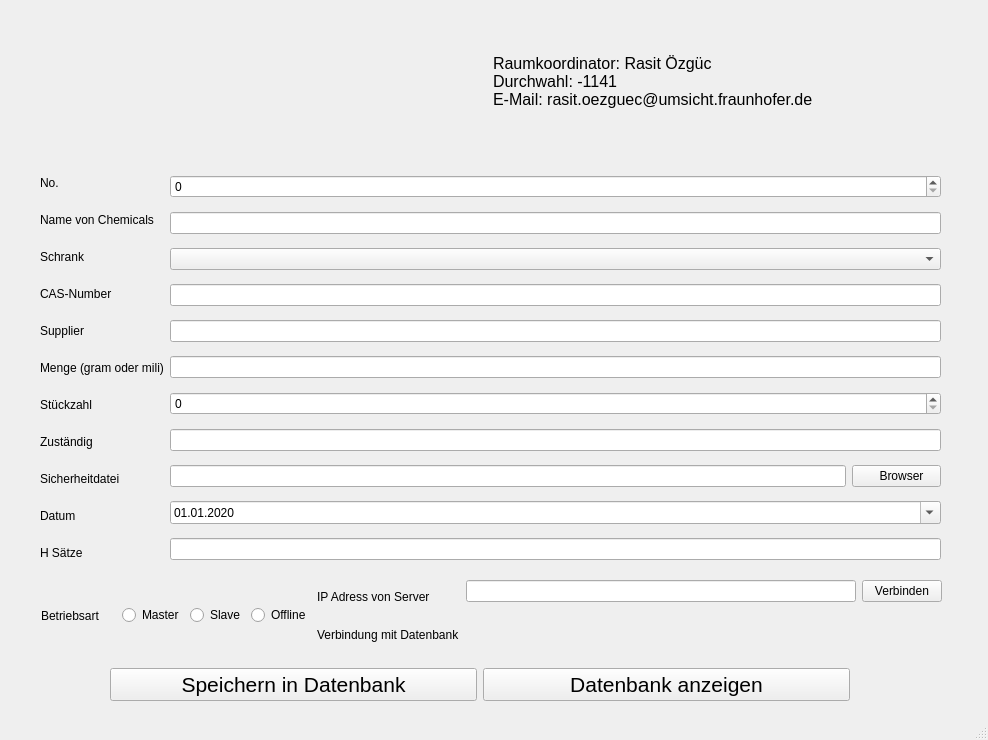
<?xml version="1.0" encoding="UTF-8"?>
<ui version="4.0">
 <class>MainWindow</class>
 <widget class="QMainWindow" name="MainWindow">
  <property name="geometry">
   <rect>
    <x>0</x>
    <y>0</y>
    <width>988</width>
    <height>740</height>
   </rect>
  </property>
  <property name="windowTitle">
   <string>Safe List of Chemicals Batterielabor CL25</string>
  </property>
  <widget class="QWidget" name="centralwidget">
   <widget class="QWidget" name="layoutWidget">
    <property name="geometry">
     <rect>
      <x>40</x>
      <y>167</y>
      <width>901</width>
      <height>401</height>
     </rect>
    </property>
    <layout class="QHBoxLayout" name="DataLayout">
     <item>
      <layout class="QVBoxLayout" name="verticalLayout_2">
       <item>
        <widget class="QLabel" name="lbNo">
         <property name="text">
          <string>No.</string>
         </property>
        </widget>
       </item>
       <item>
        <widget class="QLabel" name="lbNameOfChemicals">
         <property name="text">
          <string>Name von Chemicals</string>
         </property>
        </widget>
       </item>
       <item>
        <widget class="QLabel" name="lbCabinets">
         <property name="text">
          <string>Schrank</string>
         </property>
        </widget>
       </item>
       <item>
        <widget class="QLabel" name="lbCASNumber">
         <property name="text">
          <string>CAS-Number</string>
         </property>
        </widget>
       </item>
       <item>
        <widget class="QLabel" name="lbSupplier">
         <property name="text">
          <string>Supplier</string>
         </property>
        </widget>
       </item>
       <item>
        <widget class="QLabel" name="lbQuantity">
         <property name="text">
          <string>Menge (gram oder mili)</string>
         </property>
        </widget>
       </item>
       <item>
        <widget class="QLabel" name="lbQuantityNumber">
         <property name="text">
          <string>Stückzahl</string>
         </property>
        </widget>
       </item>
       <item>
        <widget class="QLabel" name="lbPerson">
         <property name="text">
          <string>Zuständig</string>
         </property>
        </widget>
       </item>
       <item>
        <widget class="QLabel" name="lbDatasheet">
         <property name="text">
          <string>Sicherheitdatei</string>
         </property>
        </widget>
       </item>
       <item>
        <widget class="QLabel" name="lbDate">
         <property name="text">
          <string>Datum</string>
         </property>
        </widget>
       </item>
       <item>
        <widget class="QLabel" name="lbComment">
         <property name="text">
          <string>H Sätze</string>
         </property>
        </widget>
       </item>
      </layout>
     </item>
     <item>
      <layout class="QVBoxLayout" name="verticalLayout">
       <item>
        <widget class="QSpinBox" name="sbNo">
         <property name="maximum">
          <number>9999</number>
         </property>
        </widget>
       </item>
       <item>
        <widget class="QLineEdit" name="leNameOfChemicals"/>
       </item>
       <item>
        <widget class="QComboBox" name="cbCabinets"/>
       </item>
       <item>
        <widget class="QLineEdit" name="leCASNumber"/>
       </item>
       <item>
        <widget class="QLineEdit" name="leSupplier"/>
       </item>
       <item>
        <widget class="QLineEdit" name="leQuantity"/>
       </item>
       <item>
        <widget class="QSpinBox" name="sbQuantityNumber">
         <property name="maximum">
          <number>99999</number>
         </property>
        </widget>
       </item>
       <item>
        <widget class="QLineEdit" name="lePerson"/>
       </item>
       <item>
        <layout class="QHBoxLayout" name="horizontalLayout_2">
         <item>
          <widget class="QLineEdit" name="leSecurity"/>
         </item>
         <item>
          <widget class="QPushButton" name="btnBrowser">
           <property name="text">
            <string>       Browser    </string>
           </property>
          </widget>
         </item>
        </layout>
       </item>
       <item>
        <widget class="QDateEdit" name="dateEdit">
         <property name="displayFormat">
          <string>dd.MM.yyyy</string>
         </property>
         <property name="calendarPopup">
          <bool>true</bool>
         </property>
         <property name="date">
          <date>
           <year>2020</year>
           <month>1</month>
           <day>1</day>
          </date>
         </property>
        </widget>
       </item>
       <item>
        <widget class="QLineEdit" name="leComment"/>
       </item>
      </layout>
     </item>
    </layout>
   </widget>
   <widget class="QWidget" name="layoutWidget">
    <property name="geometry">
     <rect>
      <x>110</x>
      <y>660</y>
      <width>740</width>
      <height>49</height>
     </rect>
    </property>
    <layout class="QHBoxLayout" name="ButtonLayout">
     <item>
      <widget class="QPushButton" name="btnSave">
       <property name="font">
        <font>
         <pointsize>16</pointsize>
        </font>
       </property>
       <property name="text">
        <string>Speichern in Datenbank</string>
       </property>
      </widget>
     </item>
     <item>
      <widget class="QPushButton" name="btnShow">
       <property name="font">
        <font>
         <pointsize>16</pointsize>
        </font>
       </property>
       <property name="text">
        <string>Datenbank anzeigen</string>
       </property>
      </widget>
     </item>
    </layout>
   </widget>
   <widget class="QWidget" name="layoutWidget">
    <property name="geometry">
     <rect>
      <x>46</x>
      <y>11</y>
      <width>888</width>
      <height>140</height>
     </rect>
    </property>
    <layout class="QHBoxLayout" name="horizontalLayout">
     <item>
      <widget class="QLabel" name="lbFraunhoferIcon">
       <property name="text">
        <string/>
       </property>
       <property name="pixmap">
        <pixmap>fraunhofer_icon.jpg</pixmap>
       </property>
      </widget>
     </item>
     <item>
      <widget class="QLabel" name="lbContact">
       <property name="font">
        <font>
         <pointsize>12</pointsize>
        </font>
       </property>
       <property name="text">
        <string>Raumkoordinator: Rasit Özgüc
Durchwahl: -1141
E-Mail: rasit.oezguec@umsicht.fraunhofer.de</string>
       </property>
      </widget>
     </item>
    </layout>
   </widget>
   <widget class="QWidget" name="">
    <property name="geometry">
     <rect>
      <x>41</x>
      <y>580</y>
      <width>901</width>
      <height>71</height>
     </rect>
    </property>
    <layout class="QHBoxLayout" name="horizontalLayout_7">
     <item>
      <layout class="QHBoxLayout" name="horizontalLayout_4" stretch="0,0">
       <item>
        <widget class="QLabel" name="lbMasterSlaveOffline">
         <property name="text">
          <string>Betriebsart     </string>
         </property>
        </widget>
       </item>
       <item>
        <layout class="QHBoxLayout" name="horizontalLayout_3">
         <item>
          <widget class="QRadioButton" name="rbMaster">
           <property name="text">
            <string>Master</string>
           </property>
          </widget>
         </item>
         <item>
          <widget class="QRadioButton" name="rbSlave">
           <property name="text">
            <string>Slave</string>
           </property>
          </widget>
         </item>
         <item>
          <widget class="QRadioButton" name="rbOffline">
           <property name="text">
            <string>Offline</string>
           </property>
          </widget>
         </item>
         <item>
          <layout class="QHBoxLayout" name="horizontalLayout_5">
           <item>
            <layout class="QVBoxLayout" name="verticalLayout_5">
             <item>
              <widget class="QLabel" name="lbIPAddress">
               <property name="text">
                <string>IP Adress von Server</string>
               </property>
              </widget>
             </item>
             <item>
              <widget class="QLabel" name="lbConnectionToDatabase">
               <property name="text">
                <string>Verbindung mit Datenbank</string>
               </property>
              </widget>
             </item>
            </layout>
           </item>
           <item>
            <layout class="QVBoxLayout" name="verticalLayout_4">
             <item>
              <layout class="QHBoxLayout" name="horizontalLayout_8">
               <item>
                <widget class="QLineEdit" name="leIPAddress"/>
               </item>
               <item>
                <widget class="QPushButton" name="btnConnect">
                 <property name="text">
                  <string>Verbinden</string>
                 </property>
                </widget>
               </item>
              </layout>
             </item>
             <item>
              <widget class="QLabel" name="lbConnect">
               <property name="text">
                <string/>
               </property>
              </widget>
             </item>
            </layout>
           </item>
          </layout>
         </item>
        </layout>
       </item>
      </layout>
     </item>
    </layout>
   </widget>
  </widget>
  <widget class="QMenuBar" name="menubar">
   <property name="geometry">
    <rect>
     <x>0</x>
     <y>0</y>
     <width>988</width>
     <height>26</height>
    </rect>
   </property>
  </widget>
  <widget class="QStatusBar" name="statusbar"/>
 </widget>
 <resources/>
 <connections/>
</ui>
